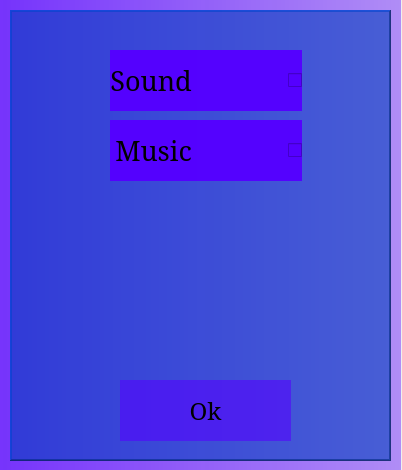
<?xml version="1.0" encoding="UTF-8"?>
<ui version="4.0">
 <class>soundSettings</class>
 <widget class="QDialog" name="soundSettings">
  <property name="geometry">
   <rect>
    <x>0</x>
    <y>0</y>
    <width>402</width>
    <height>470</height>
   </rect>
  </property>
  <property name="windowTitle">
   <string>Dialog</string>
  </property>
  <property name="styleSheet">
   <string notr="true"/>
  </property>
  <widget class="QCheckBox" name="checkBoxMusic">
   <property name="geometry">
    <rect>
     <x>110</x>
     <y>120</y>
     <width>192</width>
     <height>61</height>
    </rect>
   </property>
   <property name="font">
    <font>
     <family>Serif</family>
     <pointsize>20</pointsize>
    </font>
   </property>
   <property name="layoutDirection">
    <enum>Qt::RightToLeft</enum>
   </property>
   <property name="styleSheet">
    <string notr="true">background-color: rgba(85, 0, 255,250);</string>
   </property>
   <property name="text">
    <string>Music             </string>
   </property>
  </widget>
  <widget class="QCheckBox" name="checkboxSound">
   <property name="geometry">
    <rect>
     <x>110</x>
     <y>50</y>
     <width>192</width>
     <height>61</height>
    </rect>
   </property>
   <property name="font">
    <font>
     <family>Serif</family>
     <pointsize>20</pointsize>
    </font>
   </property>
   <property name="layoutDirection">
    <enum>Qt::RightToLeft</enum>
   </property>
   <property name="styleSheet">
    <string notr="true">background-color: rgba(85, 0, 255,250);</string>
   </property>
   <property name="text">
    <string>Sound             </string>
   </property>
  </widget>
  <widget class="QPushButton" name="pushButton">
   <property name="geometry">
    <rect>
     <x>120</x>
     <y>380</y>
     <width>171</width>
     <height>61</height>
    </rect>
   </property>
   <property name="font">
    <font>
     <family>Serif</family>
     <pointsize>18</pointsize>
    </font>
   </property>
   <property name="styleSheet">
    <string notr="true">


 QPushButton:hover#pushButton{
	background-color: rgba(85, 0, 255,250);
  

    border-style: inset;
	font: 25pt &quot;Serif&quot;;
	color: rgb(255, 255, 255);

 }
QPushButton:!hover#pushButton{
 
   
    border-style: outset;
    padding: 5px;
background-color: rgba(85, 0, 255,150);

 }

   
</string>
   </property>
   <property name="text">
    <string>Ok</string>
   </property>
  </widget>
  <widget class="QLabel" name="label">
   <property name="geometry">
    <rect>
     <x>10</x>
     <y>10</y>
     <width>381</width>
     <height>451</height>
    </rect>
   </property>
   <property name="font">
    <font>
     <pointsize>22</pointsize>
     <weight>75</weight>
     <bold>true</bold>
    </font>
   </property>
   <property name="styleSheet">
    <string notr="true">background-color: rgba(0, 63, 190,150);
background-image: url(:/bGrounds/backgrounds/erere.jpg);
</string>
   </property>
   <property name="frameShape">
    <enum>QFrame::WinPanel</enum>
   </property>
   <property name="frameShadow">
    <enum>QFrame::Raised</enum>
   </property>
   <property name="text">
    <string/>
   </property>
   <property name="scaledContents">
    <bool>true</bool>
   </property>
  </widget>
  <widget class="QLabel" name="label_2">
   <property name="geometry">
    <rect>
     <x>-20</x>
     <y>-20</y>
     <width>421</width>
     <height>501</height>
    </rect>
   </property>
   <property name="styleSheet">
    <string notr="true">background-color: qlineargradient(spread:pad, x1:0, y1:0, x2:1, y2:0, stop:0 rgba(85, 0, 255,205), stop:1 rgba(85, 0, 255, 105));
</string>
   </property>
   <property name="text">
    <string/>
   </property>
  </widget>
  <zorder>label_2</zorder>
  <zorder>label</zorder>
  <zorder>checkBoxMusic</zorder>
  <zorder>checkboxSound</zorder>
  <zorder>pushButton</zorder>
 </widget>
 <resources/>
 <connections/>
</ui>
